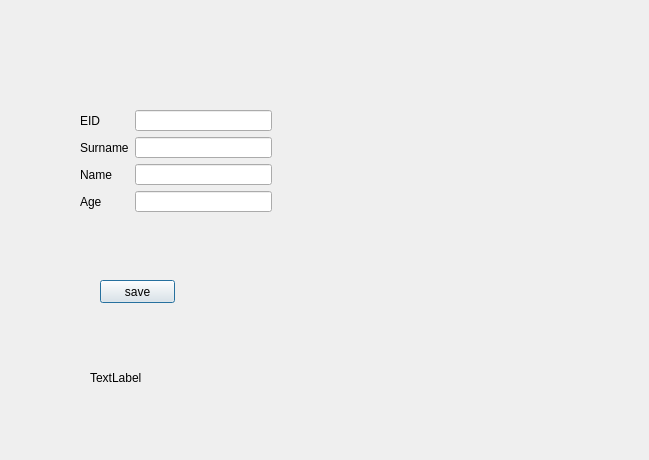
<?xml version="1.0" encoding="UTF-8"?>
<ui version="4.0">
 <class>EmployeeInfo</class>
 <widget class="QDialog" name="EmployeeInfo">
  <property name="geometry">
   <rect>
    <x>0</x>
    <y>0</y>
    <width>649</width>
    <height>460</height>
   </rect>
  </property>
  <property name="windowTitle">
   <string>Dialog</string>
  </property>
  <widget class="QPushButton" name="pushButton">
   <property name="geometry">
    <rect>
     <x>100</x>
     <y>280</y>
     <width>75</width>
     <height>23</height>
    </rect>
   </property>
   <property name="text">
    <string>save</string>
   </property>
  </widget>
  <widget class="QLabel" name="label_sec_Status">
   <property name="geometry">
    <rect>
     <x>90</x>
     <y>370</y>
     <width>131</width>
     <height>16</height>
    </rect>
   </property>
   <property name="text">
    <string>TextLabel</string>
   </property>
  </widget>
  <widget class="QWidget" name="">
   <property name="geometry">
    <rect>
     <x>80</x>
     <y>110</y>
     <width>192</width>
     <height>102</height>
    </rect>
   </property>
   <layout class="QHBoxLayout" name="horizontalLayout">
    <item>
     <layout class="QVBoxLayout" name="verticalLayout">
      <item>
       <widget class="QLabel" name="labelEID">
        <property name="text">
         <string>EID</string>
        </property>
       </widget>
      </item>
      <item>
       <widget class="QLabel" name="labelSurname">
        <property name="text">
         <string>Surname</string>
        </property>
       </widget>
      </item>
      <item>
       <widget class="QLabel" name="labelName">
        <property name="text">
         <string>Name</string>
        </property>
       </widget>
      </item>
      <item>
       <widget class="QLabel" name="labelAge">
        <property name="text">
         <string>Age</string>
        </property>
       </widget>
      </item>
     </layout>
    </item>
    <item>
     <layout class="QVBoxLayout" name="verticalLayout_2">
      <item>
       <widget class="QLineEdit" name="texEID"/>
      </item>
      <item>
       <widget class="QLineEdit" name="TextSurname"/>
      </item>
      <item>
       <widget class="QLineEdit" name="textName"/>
      </item>
      <item>
       <widget class="QLineEdit" name="textAge"/>
      </item>
     </layout>
    </item>
   </layout>
  </widget>
 </widget>
 <resources/>
 <connections/>
</ui>
